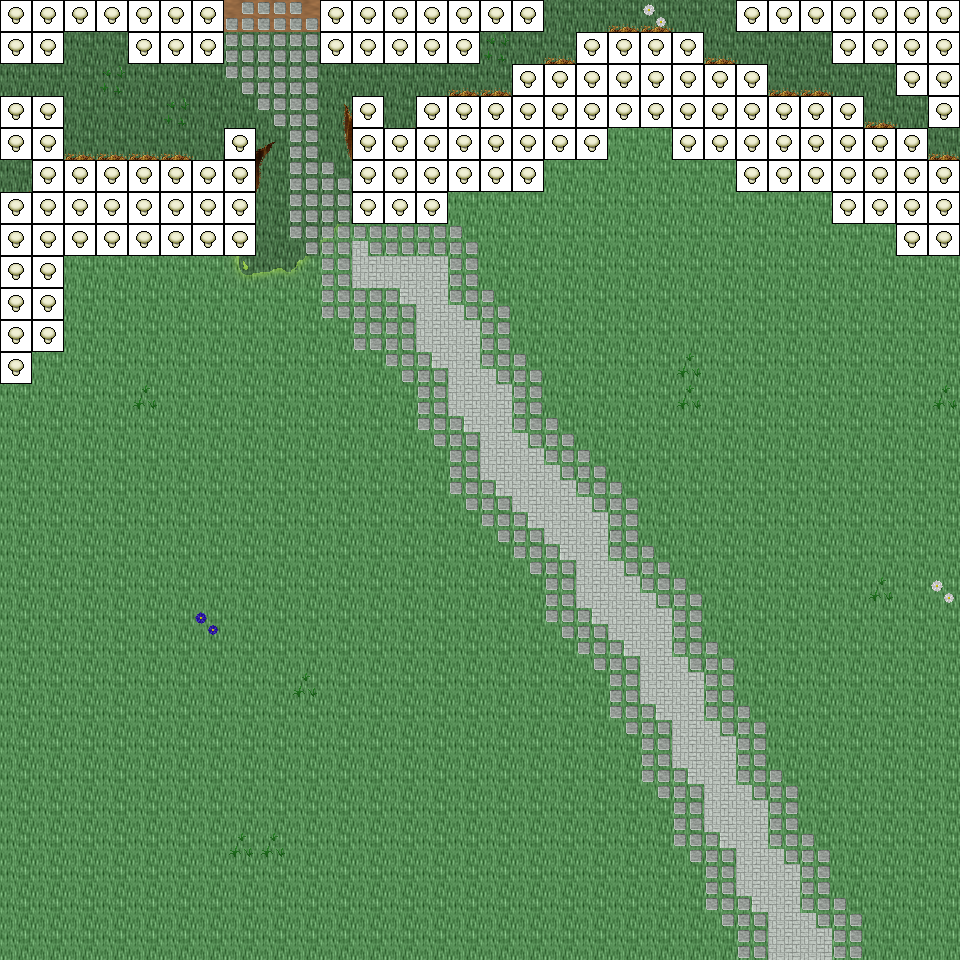

A level layout from a 2D game, rendered from its tile map. Below: a short description, then the map file with tile-grid data replaced by summaries:
An orthogonal 30x30 tile map with 32x32 px tiles, 6 tile layers (Ground, Object, Object2, Above, ...), 43 tilesets and 8 objects (8x mapExit).

<map version="1.0" orientation="orthogonal" renderorder="right-down" width="30" height="30" tilewidth="32" tileheight="32" nextobjectid="9">
  <tileset firstgid="1" name="tileset_logic_item_mushroom" tilewidth="32" tileheight="32" tilecount="6" columns="6">
    <image source="../drawable/tileset_logic_item_mushroom.png" width="192" height="32" />
  </tileset>
  <tileset firstgid="7" name="tileset_plant_tree_chestnut_tree" tilewidth="32" tileheight="32" tilecount="20" columns="4">
    <image source="../drawable/tileset_plant_tree_chestnut_tree.png" width="128" height="160" />
  </tileset>
  <tileset firstgid="27" name="tileset_plant_tree_oak_tree" tilewidth="32" tileheight="32" tilecount="20" columns="4">
    <image source="../drawable/tileset_plant_tree_oak_tree.png" width="128" height="160" />
  </tileset>
  <tileset firstgid="47" name="tileset_building_fence_stone_fence_white" tilewidth="32" tileheight="32" tilecount="9" columns="3">
    <image source="../drawable/tileset_building_fence_stone_fence_white.png" width="96" height="96" />
  </tileset>
  <tileset firstgid="56" name="tileset_building_gnome_homes" tilewidth="32" tileheight="32" tilecount="48" columns="6">
    <image source="../drawable/tileset_building_gnome_homes.png" width="192" height="256" />
  </tileset>
  <tileset firstgid="104" name="tileset_logic_creature_gnome" tilewidth="32" tileheight="32" tilecount="6" columns="6">
    <image source="../drawable/tileset_logic_creature_gnome.png" width="192" height="32" />
  </tileset>
  <tileset firstgid="110" name="tileset_logic_item_vegetable" tilewidth="32" tileheight="32" tilecount="13" columns="13">
    <image source="../drawable/tileset_logic_item_vegetable.png" width="256" height="64" />
  </tileset>
  <tileset firstgid="123" name="tileset_plant_stump_small_stump" tilewidth="32" tileheight="32" tilecount="4" columns="2">
    <image source="../drawable/tileset_plant_stump_small_stump.png" width="64" height="64" />
  </tileset>
  <tileset firstgid="127" name="tileset_object_birds" tilewidth="32" tileheight="32" tilecount="4" columns="2">
    <image source="../drawable/tileset_object_birds.png" width="64" height="64" />
  </tileset>
  <tileset firstgid="131" name="tileset_ground_earth_edges" tilewidth="32" tileheight="32" tilecount="18" columns="6">
    <image source="../drawable/tileset_ground_earth_edges.png" width="192" height="96" />
  </tileset>
  <tileset firstgid="149" name="tileset_ground_grass_corners" tilewidth="32" tileheight="32" tilecount="24" columns="6">
    <image source="../drawable/tileset_ground_grass_corners.png" width="192" height="128" />
  </tileset>
  <tileset firstgid="173" name="tileset_building_fence_fence_chunky" tilewidth="32" tileheight="32" tilecount="21" columns="3">
    <image source="../drawable/tileset_building_fence_fence_chunky.png" width="96" height="224" />
  </tileset>
  <tileset firstgid="194" name="tileset_plant_bush_hosta" tilewidth="32" tileheight="32" tilecount="9" columns="3">
    <image source="../drawable/tileset_plant_bush_hosta.png" width="96" height="96" />
  </tileset>
  <tileset firstgid="203" name="tileset_plant_tree_maple_tree" tilewidth="32" tileheight="32" tilecount="72" columns="8">
    <image source="../drawable/tileset_plant_tree_maple_tree.png" width="256" height="288" />
  </tileset>
  <tileset firstgid="275" name="tileset_ground_ground" tilewidth="32" tileheight="32" tilecount="33" columns="3">
    <image source="../drawable/tileset_ground_ground.png" width="96" height="352" />
  </tileset>
  <tileset firstgid="308" name="tileset_ground_ground_2" tilewidth="32" tileheight="32" tilecount="4" columns="4">
    <image source="../drawable/tileset_ground_ground_2.png" width="128" height="32" />
  </tileset>
  <tileset firstgid="312" name="tileset_ground_ridge_earth_dark" tilewidth="32" tileheight="32" tilecount="96" columns="12">
    <image source="../drawable/tileset_ground_ridge_earth_dark.png" width="384" height="256" />
  </tileset>
  <tileset firstgid="408" name="tileset_plant_grasses" tilewidth="32" tileheight="32" tilecount="6" columns="3">
    <image source="../drawable/tileset_plant_grasses.png" width="96" height="64" />
  </tileset>
  <tileset firstgid="414" name="tileset_ground_grass_edges" tilewidth="32" tileheight="32" tilecount="36" columns="12">
    <image source="../drawable/tileset_ground_grass_edges.png" width="384" height="96" />
  </tileset>
  <tileset firstgid="450" name="tileset_ground_green_paving" tilewidth="32" tileheight="32" tilecount="18" columns="3">
    <image source="../drawable/tileset_ground_green_paving.png" width="96" height="192" />
  </tileset>
  <tileset firstgid="468" name="tileset_ground_rock_pebbles" tilewidth="32" tileheight="32" tilecount="3" columns="1">
    <image source="../drawable/tileset_ground_rock_pebbles.png" width="32" height="96" />
  </tileset>
  <tileset firstgid="471" name="tileset_plant_flower_daisy_white" tilewidth="32" tileheight="32" tilecount="8" columns="2">
    <image source="../drawable/tileset_plant_flower_daisy_white.png" width="64" height="128" />
  </tileset>
  <tileset firstgid="479" name="tileset_plant_flower_daisy_blue" tilewidth="32" tileheight="32" tilecount="8" columns="2">
    <image source="../drawable/tileset_plant_flower_daisy_blue.png" width="64" height="128" />
  </tileset>
  <tileset firstgid="487" name="tileset_ground_ladder_vertical_dark" tilewidth="32" tileheight="32" tilecount="3" columns="3">
    <image source="../drawable/tileset_ground_ladder_vertical_dark.png" width="96" height="32" />
  </tileset>
  <tileset firstgid="490" name="tileset_plant_tree_tree_darkgreen" tilewidth="32" tileheight="32" tilecount="88" columns="8">
    <image source="../drawable/tileset_plant_tree_tree_darkgreen.png" width="256" height="352" />
  </tileset>
  <tileset firstgid="578" name="tileset_ground_rock_rock_cluster" tilewidth="32" tileheight="32" tilecount="6" columns="3">
    <image source="../drawable/tileset_ground_rock_rock_cluster.png" width="96" height="64" />
  </tileset>
  <tileset firstgid="584" name="tileset_plant_bush_bushes" tilewidth="32" tileheight="32" tilecount="10" columns="5">
    <image source="../drawable/tileset_plant_bush_bushes.png" width="160" height="64" />
  </tileset>
  <tileset firstgid="594" name="tileset_plant_vine" tilewidth="32" tileheight="32" tilecount="3" columns="1">
    <image source="../drawable/tileset_plant_vine.png" width="32" height="96" />
  </tileset>
  <tileset firstgid="597" name="tileset_ground_ladder_horizontal_dark" tilewidth="32" tileheight="32" tilecount="3" columns="1">
    <image source="../drawable/tileset_ground_ladder_horizontal_dark.png" width="32" height="96" />
  </tileset>
  <tileset firstgid="600" name="tileset_logic_collision" tilewidth="32" tileheight="32" tilecount="1" columns="1">
    <image source="../drawable/tileset_logic_collision.png" width="32" height="32" />
  </tileset>
  <tileset firstgid="601" name="tileset_plant_tree_fir_trees" tilewidth="32" tileheight="32" tilecount="24" columns="6">
    <image source="../drawable/tileset_plant_tree_fir_trees.png" width="192" height="128" />
  </tileset>
  <tileset firstgid="625" name="tileset_plant_mosses" tilewidth="32" tileheight="32" tilecount="16" columns="4">
    <image source="../drawable/tileset_plant_mosses.png" width="128" height="128" />
  </tileset>
  <tileset firstgid="641" name="tileset_plant_mushroom3" tilewidth="32" tileheight="32" tilecount="2" columns="2">
    <image source="../drawable/tileset_plant_mushroom3.png" width="64" height="32" />
  </tileset>
  <tileset firstgid="643" name="tileset_building_wizards_tower" tilewidth="32" tileheight="32" tilecount="252" columns="9">
    <image source="../drawable/tileset_building_wizards_tower.png" width="288" height="896" />
  </tileset>
  <tileset firstgid="895" name="tileset_plant_tree_evergreen" tilewidth="32" tileheight="32" tilecount="36" columns="3">
    <image source="../drawable/tileset_plant_tree_evergreen.png" width="96" height="384" />
  </tileset>
  <tileset firstgid="931" name="tileset_logic_portal" tilewidth="32" tileheight="32" tilecount="24" columns="8">
    <image source="../drawable/tileset_logic_portal.png" width="256" height="96" />
  </tileset>
  <tileset firstgid="955" name="tileset_logic_protection" tilewidth="32" tileheight="32" tilecount="2" columns="2">
    <image source="../drawable/tileset_logic_protection.png" width="64" height="32" />
  </tileset>
  <tileset firstgid="957" name="tileset_logic_item_herb" tilewidth="32" tileheight="32" tilecount="5" columns="5">
    <image source="../drawable/tileset_logic_item_herb.png" width="160" height="32" />
  </tileset>
  <tileset firstgid="962" name="tileset_plant_bush_large_green" tilewidth="32" tileheight="32" tilecount="9" columns="3">
    <image source="../drawable/tileset_plant_bush_large_green.png" width="96" height="96" />
  </tileset>
  <tileset firstgid="971" name="tileset_light_dim_light_5x5" tilewidth="32" tileheight="32" tilecount="25" columns="5">
    <image source="../drawable/tileset_light_dim_light_5x5.png" width="160" height="160" />
  </tileset>
  <tileset firstgid="996" name="tileset_furniture_light_small_oil_lamp" tilewidth="32" tileheight="32" tilecount="8" columns="2">
    <image source="../drawable/tileset_furniture_light_small_oil_lamp.png" width="64" height="128" />
  </tileset>
  <tileset firstgid="1004" name="tileset_item_banners_flag" tilewidth="32" tileheight="32" tilecount="12" columns="3">
    <image source="../drawable/tileset_item_banners_flag.png" width="96" height="128" />
  </tileset>
  <tileset firstgid="1016" name="tileset_item_flagpole" tilewidth="32" tileheight="32" tilecount="3" columns="1">
    <image source="../drawable/tileset_item_flagpole.png" width="32" height="96" />
  </tileset>
  <layer name="Ground" width="30" height="30">
    <data>[900 cells, 900 non-empty, 3 distinct tile ids]</data>
  </layer>
  <layer name="Object" width="30" height="30">
    <data>[900 cells, 305 non-empty, 45 distinct tile ids]</data>
  </layer>
  <layer name="Object2" width="30" height="30">
    <data>[900 cells, 10 non-empty, 9 distinct tile ids]</data>
  </layer>
  <layer name="Above" width="30" height="30">
    <data>[900 cells, 0 non-empty, 0 distinct tile ids]</data>
  </layer>
  <layer name="Above2" width="30" height="30">
    <data>[900 cells, 0 non-empty, 0 distinct tile ids]</data>
  </layer>
  <layer name="Walkable" width="30" height="30">
    <data>[900 cells, 138 non-empty, 1 distinct tile ids]</data>
  </layer>
  <objectgroup name="MapEvents">
    <object id="1" name="north" type="mapExit" x="224" y="0" width="96" height="32">
      <properties>
        <property name="map" value="level_0_x103_y25" />
        <property name="x" value="7" />
        <property name="y" value="28" />
      </properties>
    </object>
    <object id="2" name="north2" type="mapExit" x="544" y="0" width="192" height="32">
      <properties>
        <property name="map" value="level_0_x103_y25" />
        <property name="x" value="17" />
        <property name="y" value="28" />
      </properties>
    </object>
    <object id="3" name="south" type="mapExit" x="0" y="928" width="960" height="32">
      <properties>
        <property name="map" value="level_0_x103_y27" />
        <property name="x" value="0" />
        <property name="y" value="1" />
      </properties>
    </object>
    <object id="4" name="west" type="mapExit" x="0" y="64" width="32" height="32">
      <properties>
        <property name="map" value="level_0_x102_y26" />
        <property name="x" value="28" />
        <property name="y" value="2" />
      </properties>
    </object>
    <object id="5" name="west2" type="mapExit" x="0" y="160" width="32" height="32">
      <properties>
        <property name="map" value="level_0_x102_y26" />
        <property name="x" value="28" />
        <property name="y" value="5" />
      </properties>
    </object>
    <object id="6" name="west3" type="mapExit" x="0" y="384" width="32" height="576">
      <properties>
        <property name="map" value="level_0_x102_y26" />
        <property name="x" value="28" />
        <property name="y" value="12" />
      </properties>
    </object>
    <object id="7" name="east" type="mapExit" x="928" y="128" width="32" height="32">
      <properties>
        <property name="map" value="level_0_x104_y26" />
        <property name="x" value="1" />
        <property name="y" value="4" />
      </properties>
    </object>
    <object id="8" name="east2" type="mapExit" x="928" y="256" width="32" height="704">
      <properties>
        <property name="map" value="level_0_x104_y26" />
        <property name="x" value="1" />
        <property name="y" value="8" />
      </properties>
    </object>
  </objectgroup>
</map>
